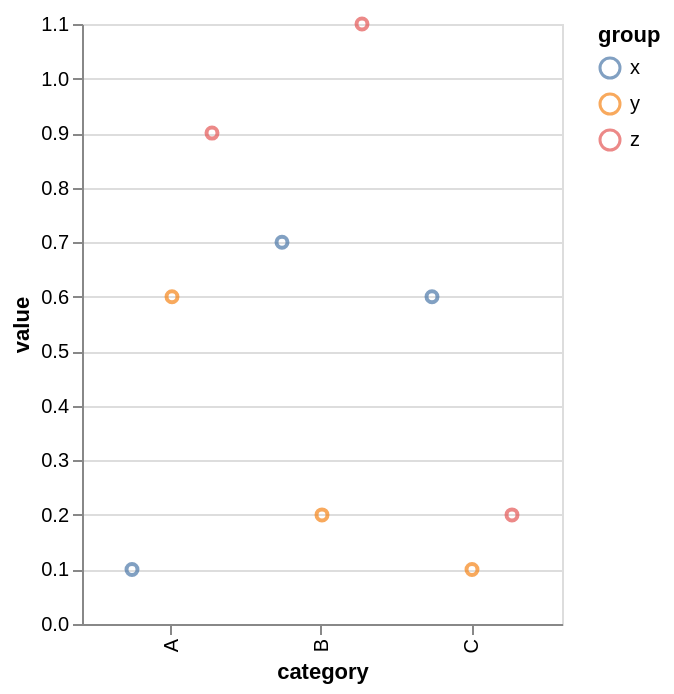

This figure's Vega-Lite source:
### Vega-Lite specification from a JSON file in a GitHub repository (floating-point values rounded to 4 significant figures)
{"$schema": "https://vega.github.io/schema/vega-lite/v6.json", "data": {"values": [{"category": "A", "group": "x", "value": 0.1}, {"category": "A", "group": "y", "value": 0.6}, {"category": "A", "group": "z", "value": 0.9}, {"category": "B", "group": "x", "value": 0.7}, {"category": "B", "group": "y", "value": 0.2}, {"category": "B", "group": "z", "value": 1.1}, {"category": "C", "group": "x", "value": 0.6}, {"category": "C", "group": "y", "value": 0.1}, {"category": "C", "group": "z", "value": 0.2}]}, "mark": "point", "encoding": {"x": {"field": "category"}, "y": {"field": "value", "type": "quantitative"}, "xOffset": {"field": "group"}, "color": {"field": "group"}}}
